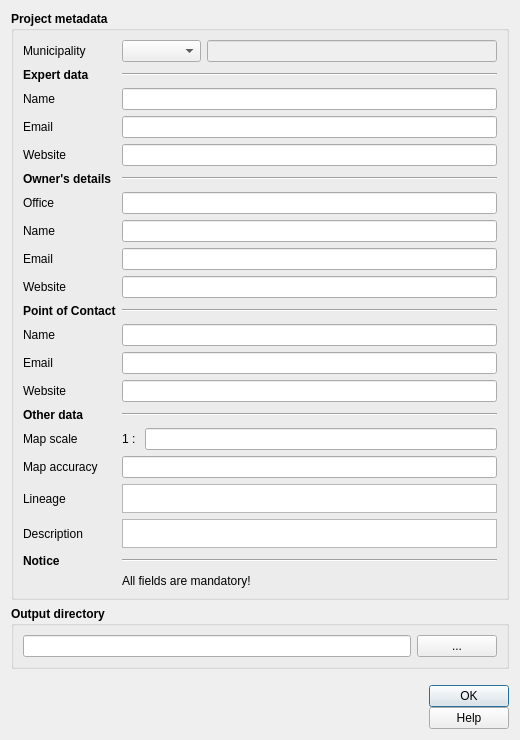
<?xml version="1.0" encoding="UTF-8"?>
<ui version="4.0">
 <class>nuovo_progetto</class>
 <widget class="QDialog" name="nuovo_progetto">
  <property name="geometry">
   <rect>
    <x>0</x>
    <y>0</y>
    <width>520</width>
    <height>740</height>
   </rect>
  </property>
  <property name="sizePolicy">
   <sizepolicy hsizetype="Fixed" vsizetype="Fixed">
    <horstretch>0</horstretch>
    <verstretch>0</verstretch>
   </sizepolicy>
  </property>
  <property name="minimumSize">
   <size>
    <width>520</width>
    <height>740</height>
   </size>
  </property>
  <property name="maximumSize">
   <size>
    <width>1500</width>
    <height>1500</height>
   </size>
  </property>
  <property name="windowTitle">
   <string>New project</string>
  </property>
  <property name="locale">
   <locale language="English" country="UnitedStates"/>
  </property>
  <property name="modal">
   <bool>true</bool>
  </property>
  <layout class="QGridLayout" name="gridLayout">
   <item row="0" column="0">
    <widget class="QGroupBox" name="groupBox_2">
     <property name="font">
      <font>
       <weight>75</weight>
       <bold>true</bold>
      </font>
     </property>
     <property name="title">
      <string>Project metadata</string>
     </property>
     <layout class="QGridLayout" name="gridLayout_2">
      <item row="41" column="1">
       <widget class="QTextEdit" name="lineage">
        <property name="toolTip">
         <string/>
        </property>
       </widget>
      </item>
      <item row="16" column="1">
       <spacer name="verticalSpacer_20">
        <property name="orientation">
         <enum>Qt::Vertical</enum>
        </property>
        <property name="sizeHint" stdset="0">
         <size>
          <width>20</width>
          <height>40</height>
         </size>
        </property>
       </spacer>
      </item>
      <item row="38" column="1">
       <spacer name="verticalSpacer_8">
        <property name="orientation">
         <enum>Qt::Vertical</enum>
        </property>
        <property name="sizeHint" stdset="0">
         <size>
          <width>20</width>
          <height>40</height>
         </size>
        </property>
       </spacer>
      </item>
      <item row="5" column="0">
       <widget class="QLabel" name="label_3">
        <property name="font">
         <font>
          <weight>50</weight>
          <bold>false</bold>
         </font>
        </property>
        <property name="text">
         <string>Name </string>
        </property>
       </widget>
      </item>
      <item row="21" column="0">
       <widget class="QLabel" name="label_7">
        <property name="font">
         <font>
          <weight>50</weight>
          <bold>false</bold>
         </font>
        </property>
        <property name="text">
         <string>Email</string>
        </property>
       </widget>
      </item>
      <item row="17" column="1">
       <widget class="QLineEdit" name="propretario">
        <property name="toolTip">
         <string/>
        </property>
       </widget>
      </item>
      <item row="25" column="1">
       <widget class="QLineEdit" name="sito_prop">
        <property name="toolTip">
         <string/>
        </property>
       </widget>
      </item>
      <item row="9" column="1">
       <widget class="QLineEdit" name="sito_prof">
        <property name="toolTip">
         <string/>
        </property>
       </widget>
      </item>
      <item row="0" column="1">
       <spacer name="verticalSpacer_17">
        <property name="orientation">
         <enum>Qt::Vertical</enum>
        </property>
        <property name="sizeHint" stdset="0">
         <size>
          <width>20</width>
          <height>40</height>
         </size>
        </property>
       </spacer>
      </item>
      <item row="36" column="1">
       <spacer name="verticalSpacer_7">
        <property name="orientation">
         <enum>Qt::Vertical</enum>
        </property>
        <property name="sizeHint" stdset="0">
         <size>
          <width>20</width>
          <height>40</height>
         </size>
        </property>
       </spacer>
      </item>
      <item row="7" column="1">
       <widget class="QLineEdit" name="email_prof">
        <property name="toolTip">
         <string/>
        </property>
       </widget>
      </item>
      <item row="40" column="1">
       <spacer name="verticalSpacer_13">
        <property name="orientation">
         <enum>Qt::Vertical</enum>
        </property>
        <property name="sizeHint" stdset="0">
         <size>
          <width>20</width>
          <height>40</height>
         </size>
        </property>
       </spacer>
      </item>
      <item row="9" column="0">
       <widget class="QLabel" name="label_14">
        <property name="sizePolicy">
         <sizepolicy hsizetype="Minimum" vsizetype="Preferred">
          <horstretch>0</horstretch>
          <verstretch>0</verstretch>
         </sizepolicy>
        </property>
        <property name="minimumSize">
         <size>
          <width>45</width>
          <height>0</height>
         </size>
        </property>
        <property name="font">
         <font>
          <weight>50</weight>
          <bold>false</bold>
         </font>
        </property>
        <property name="text">
         <string>Website</string>
        </property>
       </widget>
      </item>
      <item row="13" column="1">
       <widget class="Line" name="line">
        <property name="orientation">
         <enum>Qt::Horizontal</enum>
        </property>
       </widget>
      </item>
      <item row="13" column="0">
       <widget class="QLabel" name="label_16">
        <property name="text">
         <string>&lt;b&gt;Owner's details&lt;/b&gt;</string>
        </property>
       </widget>
      </item>
      <item row="33" column="1">
       <widget class="QLineEdit" name="sito_cont"/>
      </item>
      <item row="39" column="1">
       <widget class="QLineEdit" name="accuratezza">
        <property name="toolTip">
         <string/>
        </property>
       </widget>
      </item>
      <item row="30" column="1">
       <spacer name="verticalSpacer_10">
        <property name="orientation">
         <enum>Qt::Vertical</enum>
        </property>
        <property name="sizeHint" stdset="0">
         <size>
          <width>20</width>
          <height>40</height>
         </size>
        </property>
       </spacer>
      </item>
      <item row="5" column="1">
       <widget class="QLineEdit" name="professionista">
        <property name="enabled">
         <bool>true</bool>
        </property>
        <property name="palette">
         <palette>
          <active>
           <colorrole role="Text">
            <brush brushstyle="SolidPattern">
             <color alpha="255">
              <red>0</red>
              <green>0</green>
              <blue>0</blue>
             </color>
            </brush>
           </colorrole>
          </active>
          <inactive>
           <colorrole role="Text">
            <brush brushstyle="SolidPattern">
             <color alpha="255">
              <red>0</red>
              <green>0</green>
              <blue>0</blue>
             </color>
            </brush>
           </colorrole>
          </inactive>
          <disabled>
           <colorrole role="Text">
            <brush brushstyle="SolidPattern">
             <color alpha="255">
              <red>120</red>
              <green>120</green>
              <blue>120</blue>
             </color>
            </brush>
           </colorrole>
          </disabled>
         </palette>
        </property>
        <property name="toolTip">
         <string/>
        </property>
        <property name="placeholderText">
         <string/>
        </property>
       </widget>
      </item>
      <item row="29" column="1">
       <widget class="QLineEdit" name="contatto"/>
      </item>
      <item row="1" column="0">
       <widget class="QLabel" name="label_17">
        <property name="font">
         <font>
          <weight>50</weight>
          <bold>false</bold>
         </font>
        </property>
        <property name="text">
         <string>Municipality</string>
        </property>
       </widget>
      </item>
      <item row="41" column="0">
       <widget class="QLabel" name="label_9">
        <property name="font">
         <font>
          <weight>50</weight>
          <bold>false</bold>
         </font>
        </property>
        <property name="text">
         <string>Lineage</string>
        </property>
       </widget>
      </item>
      <item row="15" column="1">
       <widget class="QLineEdit" name="ufficio"/>
      </item>
      <item row="2" column="1">
       <spacer name="verticalSpacer">
        <property name="orientation">
         <enum>Qt::Vertical</enum>
        </property>
        <property name="sizeHint" stdset="0">
         <size>
          <width>20</width>
          <height>40</height>
         </size>
        </property>
       </spacer>
      </item>
      <item row="22" column="1">
       <spacer name="verticalSpacer_21">
        <property name="orientation">
         <enum>Qt::Vertical</enum>
        </property>
        <property name="sizeHint" stdset="0">
         <size>
          <width>20</width>
          <height>40</height>
         </size>
        </property>
       </spacer>
      </item>
      <item row="8" column="1">
       <spacer name="verticalSpacer_6">
        <property name="orientation">
         <enum>Qt::Vertical</enum>
        </property>
        <property name="sizeHint" stdset="0">
         <size>
          <width>20</width>
          <height>40</height>
         </size>
        </property>
       </spacer>
      </item>
      <item row="15" column="0">
       <widget class="QLabel" name="label_20">
        <property name="font">
         <font>
          <weight>50</weight>
          <bold>false</bold>
         </font>
        </property>
        <property name="text">
         <string>Office</string>
        </property>
       </widget>
      </item>
      <item row="32" column="1">
       <spacer name="verticalSpacer_24">
        <property name="orientation">
         <enum>Qt::Vertical</enum>
        </property>
        <property name="sizeHint" stdset="0">
         <size>
          <width>20</width>
          <height>40</height>
         </size>
        </property>
       </spacer>
      </item>
      <item row="35" column="1">
       <widget class="Line" name="line_2">
        <property name="orientation">
         <enum>Qt::Horizontal</enum>
        </property>
       </widget>
      </item>
      <item row="12" column="1">
       <spacer name="verticalSpacer_11">
        <property name="orientation">
         <enum>Qt::Vertical</enum>
        </property>
        <property name="sizeHint" stdset="0">
         <size>
          <width>20</width>
          <height>40</height>
         </size>
        </property>
       </spacer>
      </item>
      <item row="3" column="1">
       <widget class="Line" name="line_3">
        <property name="orientation">
         <enum>Qt::Horizontal</enum>
        </property>
       </widget>
      </item>
      <item row="31" column="0">
       <widget class="QLabel" name="label_21">
        <property name="font">
         <font>
          <weight>50</weight>
          <bold>false</bold>
         </font>
        </property>
        <property name="text">
         <string>Email</string>
        </property>
       </widget>
      </item>
      <item row="7" column="0">
       <widget class="QLabel" name="label_13">
        <property name="sizePolicy">
         <sizepolicy hsizetype="Minimum" vsizetype="Preferred">
          <horstretch>0</horstretch>
          <verstretch>0</verstretch>
         </sizepolicy>
        </property>
        <property name="minimumSize">
         <size>
          <width>45</width>
          <height>0</height>
         </size>
        </property>
        <property name="font">
         <font>
          <weight>50</weight>
          <bold>false</bold>
         </font>
        </property>
        <property name="text">
         <string>Email</string>
        </property>
       </widget>
      </item>
      <item row="47" column="1">
       <spacer name="verticalSpacer_3">
        <property name="orientation">
         <enum>Qt::Vertical</enum>
        </property>
        <property name="sizeHint" stdset="0">
         <size>
          <width>20</width>
          <height>40</height>
         </size>
        </property>
       </spacer>
      </item>
      <item row="21" column="1">
       <widget class="QLineEdit" name="email_prop">
        <property name="toolTip">
         <string/>
        </property>
       </widget>
      </item>
      <item row="42" column="1">
       <spacer name="verticalSpacer_14">
        <property name="orientation">
         <enum>Qt::Vertical</enum>
        </property>
        <property name="sizeHint" stdset="0">
         <size>
          <width>20</width>
          <height>40</height>
         </size>
        </property>
       </spacer>
      </item>
      <item row="31" column="1">
       <widget class="QLineEdit" name="email_cont"/>
      </item>
      <item row="33" column="0">
       <widget class="QLabel" name="label_22">
        <property name="font">
         <font>
          <weight>50</weight>
          <bold>false</bold>
         </font>
        </property>
        <property name="text">
         <string>Website</string>
        </property>
       </widget>
      </item>
      <item row="39" column="0">
       <widget class="QLabel" name="label_8">
        <property name="font">
         <font>
          <weight>50</weight>
          <bold>false</bold>
         </font>
        </property>
        <property name="text">
         <string>Map accuracy</string>
        </property>
       </widget>
      </item>
      <item row="17" column="0">
       <widget class="QLabel" name="label_15">
        <property name="sizePolicy">
         <sizepolicy hsizetype="Minimum" vsizetype="Preferred">
          <horstretch>0</horstretch>
          <verstretch>0</verstretch>
         </sizepolicy>
        </property>
        <property name="minimumSize">
         <size>
          <width>45</width>
          <height>0</height>
         </size>
        </property>
        <property name="font">
         <font>
          <weight>50</weight>
          <bold>false</bold>
         </font>
        </property>
        <property name="text">
         <string>Name</string>
        </property>
       </widget>
      </item>
      <item row="43" column="0">
       <widget class="QLabel" name="label_4">
        <property name="font">
         <font>
          <weight>50</weight>
          <bold>false</bold>
         </font>
        </property>
        <property name="text">
         <string>Description</string>
        </property>
       </widget>
      </item>
      <item row="34" column="1">
       <spacer name="verticalSpacer_25">
        <property name="orientation">
         <enum>Qt::Vertical</enum>
        </property>
        <property name="sizeHint" stdset="0">
         <size>
          <width>20</width>
          <height>40</height>
         </size>
        </property>
       </spacer>
      </item>
      <item row="1" column="1">
       <layout class="QHBoxLayout" name="horizontalLayout_2">
        <item>
         <widget class="QComboBox" name="comune">
          <property name="toolTip">
           <string/>
          </property>
         </widget>
        </item>
        <item>
         <widget class="QLineEdit" name="cod_istat">
          <property name="enabled">
           <bool>false</bool>
          </property>
         </widget>
        </item>
       </layout>
      </item>
      <item row="28" column="1">
       <spacer name="verticalSpacer_4">
        <property name="orientation">
         <enum>Qt::Vertical</enum>
        </property>
        <property name="sizeHint" stdset="0">
         <size>
          <width>20</width>
          <height>40</height>
         </size>
        </property>
       </spacer>
      </item>
      <item row="37" column="1">
       <layout class="QHBoxLayout" name="horizontalLayout_3">
        <item>
         <widget class="QLabel" name="label_11">
          <property name="font">
           <font>
            <weight>50</weight>
            <bold>false</bold>
           </font>
          </property>
          <property name="text">
           <string>1 : </string>
          </property>
         </widget>
        </item>
        <item>
         <widget class="QLineEdit" name="scala_nom">
          <property name="toolTip">
           <string/>
          </property>
         </widget>
        </item>
       </layout>
      </item>
      <item row="35" column="0">
       <widget class="QLabel" name="label_19">
        <property name="text">
         <string>&lt;b&gt;Other data&lt;/b&gt;</string>
        </property>
       </widget>
      </item>
      <item row="29" column="0">
       <widget class="QLabel" name="label_12">
        <property name="font">
         <font>
          <weight>50</weight>
          <bold>false</bold>
         </font>
        </property>
        <property name="text">
         <string>Name</string>
        </property>
       </widget>
      </item>
      <item row="14" column="1">
       <spacer name="verticalSpacer_23">
        <property name="orientation">
         <enum>Qt::Vertical</enum>
        </property>
        <property name="sizeHint" stdset="0">
         <size>
          <width>20</width>
          <height>40</height>
         </size>
        </property>
       </spacer>
      </item>
      <item row="27" column="0">
       <widget class="QLabel" name="label_2">
        <property name="text">
         <string>&lt;b&gt;Point of Contact&lt;/b&gt;</string>
        </property>
       </widget>
      </item>
      <item row="25" column="0">
       <widget class="QLabel" name="label">
        <property name="font">
         <font>
          <weight>50</weight>
          <bold>false</bold>
         </font>
        </property>
        <property name="text">
         <string>Website</string>
        </property>
       </widget>
      </item>
      <item row="3" column="0">
       <widget class="QLabel" name="label_18">
        <property name="text">
         <string>&lt;b&gt;Expert data&lt;/b&gt;</string>
        </property>
       </widget>
      </item>
      <item row="44" column="1">
       <spacer name="verticalSpacer_12">
        <property name="orientation">
         <enum>Qt::Vertical</enum>
        </property>
        <property name="sizeHint" stdset="0">
         <size>
          <width>20</width>
          <height>40</height>
         </size>
        </property>
       </spacer>
      </item>
      <item row="43" column="1">
       <widget class="QTextEdit" name="descriz"/>
      </item>
      <item row="4" column="1">
       <spacer name="verticalSpacer_22">
        <property name="orientation">
         <enum>Qt::Vertical</enum>
        </property>
        <property name="sizeHint" stdset="0">
         <size>
          <width>20</width>
          <height>40</height>
         </size>
        </property>
       </spacer>
      </item>
      <item row="45" column="0">
       <widget class="QLabel" name="label_10">
        <property name="text">
         <string>&lt;b&gt;Notice&lt;/b&gt;</string>
        </property>
       </widget>
      </item>
      <item row="6" column="1">
       <spacer name="verticalSpacer_5">
        <property name="orientation">
         <enum>Qt::Vertical</enum>
        </property>
        <property name="sizeHint" stdset="0">
         <size>
          <width>20</width>
          <height>40</height>
         </size>
        </property>
       </spacer>
      </item>
      <item row="26" column="1">
       <spacer name="verticalSpacer_2">
        <property name="orientation">
         <enum>Qt::Vertical</enum>
        </property>
        <property name="sizeHint" stdset="0">
         <size>
          <width>20</width>
          <height>40</height>
         </size>
        </property>
       </spacer>
      </item>
      <item row="18" column="1">
       <spacer name="verticalSpacer_9">
        <property name="orientation">
         <enum>Qt::Vertical</enum>
        </property>
        <property name="sizeHint" stdset="0">
         <size>
          <width>20</width>
          <height>40</height>
         </size>
        </property>
       </spacer>
      </item>
      <item row="27" column="1">
       <widget class="Line" name="line_4">
        <property name="orientation">
         <enum>Qt::Horizontal</enum>
        </property>
       </widget>
      </item>
      <item row="37" column="0">
       <widget class="QLabel" name="label_5">
        <property name="font">
         <font>
          <weight>50</weight>
          <bold>false</bold>
         </font>
        </property>
        <property name="text">
         <string>Map scale</string>
        </property>
       </widget>
      </item>
      <item row="46" column="1">
       <widget class="QLabel" name="label_6">
        <property name="font">
         <font>
          <weight>50</weight>
          <bold>false</bold>
         </font>
        </property>
        <property name="text">
         <string>All fields are mandatory!</string>
        </property>
       </widget>
      </item>
      <item row="45" column="1">
       <widget class="Line" name="line_5">
        <property name="orientation">
         <enum>Qt::Horizontal</enum>
        </property>
       </widget>
      </item>
     </layout>
    </widget>
   </item>
   <item row="1" column="0">
    <widget class="QGroupBox" name="groupBox">
     <property name="font">
      <font>
       <weight>75</weight>
       <bold>true</bold>
      </font>
     </property>
     <property name="title">
      <string>Output directory</string>
     </property>
     <layout class="QVBoxLayout" name="verticalLayout">
      <item>
       <spacer name="verticalSpacer_18">
        <property name="orientation">
         <enum>Qt::Vertical</enum>
        </property>
        <property name="sizeHint" stdset="0">
         <size>
          <width>20</width>
          <height>40</height>
         </size>
        </property>
       </spacer>
      </item>
      <item>
       <spacer name="verticalSpacer_15">
        <property name="orientation">
         <enum>Qt::Vertical</enum>
        </property>
        <property name="sizeHint" stdset="0">
         <size>
          <width>20</width>
          <height>40</height>
         </size>
        </property>
       </spacer>
      </item>
      <item>
       <layout class="QHBoxLayout" name="horizontalLayout">
        <item>
         <widget class="QLineEdit" name="dir_output">
          <property name="enabled">
           <bool>true</bool>
          </property>
          <property name="toolTip">
           <string/>
          </property>
         </widget>
        </item>
        <item>
         <widget class="QPushButton" name="pushButton_out">
          <property name="font">
           <font>
            <weight>50</weight>
            <bold>false</bold>
           </font>
          </property>
          <property name="cursor">
           <cursorShape>PointingHandCursor</cursorShape>
          </property>
          <property name="text">
           <string>...</string>
          </property>
         </widget>
        </item>
       </layout>
      </item>
      <item>
       <spacer name="verticalSpacer_19">
        <property name="orientation">
         <enum>Qt::Vertical</enum>
        </property>
        <property name="sizeHint" stdset="0">
         <size>
          <width>20</width>
          <height>40</height>
         </size>
        </property>
       </spacer>
      </item>
      <item>
       <spacer name="verticalSpacer_16">
        <property name="orientation">
         <enum>Qt::Vertical</enum>
        </property>
        <property name="sizeHint" stdset="0">
         <size>
          <width>20</width>
          <height>40</height>
         </size>
        </property>
       </spacer>
      </item>
     </layout>
    </widget>
   </item>
   <item row="2" column="0">
    <layout class="QGridLayout" name="gridLayout_4">
     <property name="sizeConstraint">
      <enum>QLayout::SetDefaultConstraint</enum>
     </property>
     <property name="topMargin">
      <number>10</number>
     </property>
     <property name="horizontalSpacing">
      <number>10</number>
     </property>
     <property name="verticalSpacing">
      <number>0</number>
     </property>
     <item row="0" column="3">
      <spacer name="horizontalSpacer">
       <property name="orientation">
        <enum>Qt::Horizontal</enum>
       </property>
       <property name="sizeHint" stdset="0">
        <size>
         <width>40</width>
         <height>20</height>
        </size>
       </property>
      </spacer>
     </item>
     <item row="0" column="4">
      <layout class="QVBoxLayout" name="verticalLayout_2">
       <item>
        <widget class="QDialogButtonBox" name="button_box">
         <property name="cursor">
          <cursorShape>PointingHandCursor</cursorShape>
         </property>
         <property name="orientation">
          <enum>Qt::Vertical</enum>
         </property>
         <property name="standardButtons">
          <set>QDialogButtonBox::Ok</set>
         </property>
         <property name="centerButtons">
          <bool>true</bool>
         </property>
        </widget>
       </item>
       <item>
        <widget class="QPushButton" name="help_button">
         <property name="cursor">
          <cursorShape>PointingHandCursor</cursorShape>
         </property>
         <property name="text">
          <string>Help</string>
         </property>
        </widget>
       </item>
      </layout>
     </item>
     <item row="0" column="0">
      <widget class="QLabel" name="cnr">
       <property name="sizePolicy">
        <sizepolicy hsizetype="Preferred" vsizetype="Fixed">
         <horstretch>0</horstretch>
         <verstretch>0</verstretch>
        </sizepolicy>
       </property>
       <property name="text">
        <string/>
       </property>
       <property name="pixmap">
        <pixmap>img/logo-cnr.png</pixmap>
       </property>
      </widget>
     </item>
     <item row="0" column="1">
      <widget class="QLabel" name="igag">
       <property name="sizePolicy">
        <sizepolicy hsizetype="Preferred" vsizetype="Fixed">
         <horstretch>0</horstretch>
         <verstretch>0</verstretch>
        </sizepolicy>
       </property>
       <property name="text">
        <string/>
       </property>
       <property name="pixmap">
        <pixmap>img/logo-igag.png</pixmap>
       </property>
      </widget>
     </item>
     <item row="0" column="2">
      <widget class="QLabel" name="labgis">
       <property name="sizePolicy">
        <sizepolicy hsizetype="Preferred" vsizetype="Fixed">
         <horstretch>0</horstretch>
         <verstretch>0</verstretch>
        </sizepolicy>
       </property>
       <property name="text">
        <string/>
       </property>
       <property name="pixmap">
        <pixmap>img/logo-labgis.png</pixmap>
       </property>
       <property name="scaledContents">
        <bool>true</bool>
       </property>
      </widget>
     </item>
    </layout>
   </item>
  </layout>
 </widget>
 <resources/>
 <connections>
  <connection>
   <sender>button_box</sender>
   <signal>accepted()</signal>
   <receiver>nuovo_progetto</receiver>
   <slot>accept()</slot>
   <hints>
    <hint type="sourcelabel">
     <x>248</x>
     <y>254</y>
    </hint>
    <hint type="destinationlabel">
     <x>157</x>
     <y>274</y>
    </hint>
   </hints>
  </connection>
  <connection>
   <sender>button_box</sender>
   <signal>rejected()</signal>
   <receiver>nuovo_progetto</receiver>
   <slot>reject()</slot>
   <hints>
    <hint type="sourcelabel">
     <x>316</x>
     <y>260</y>
    </hint>
    <hint type="destinationlabel">
     <x>286</x>
     <y>274</y>
    </hint>
   </hints>
  </connection>
 </connections>
</ui>
